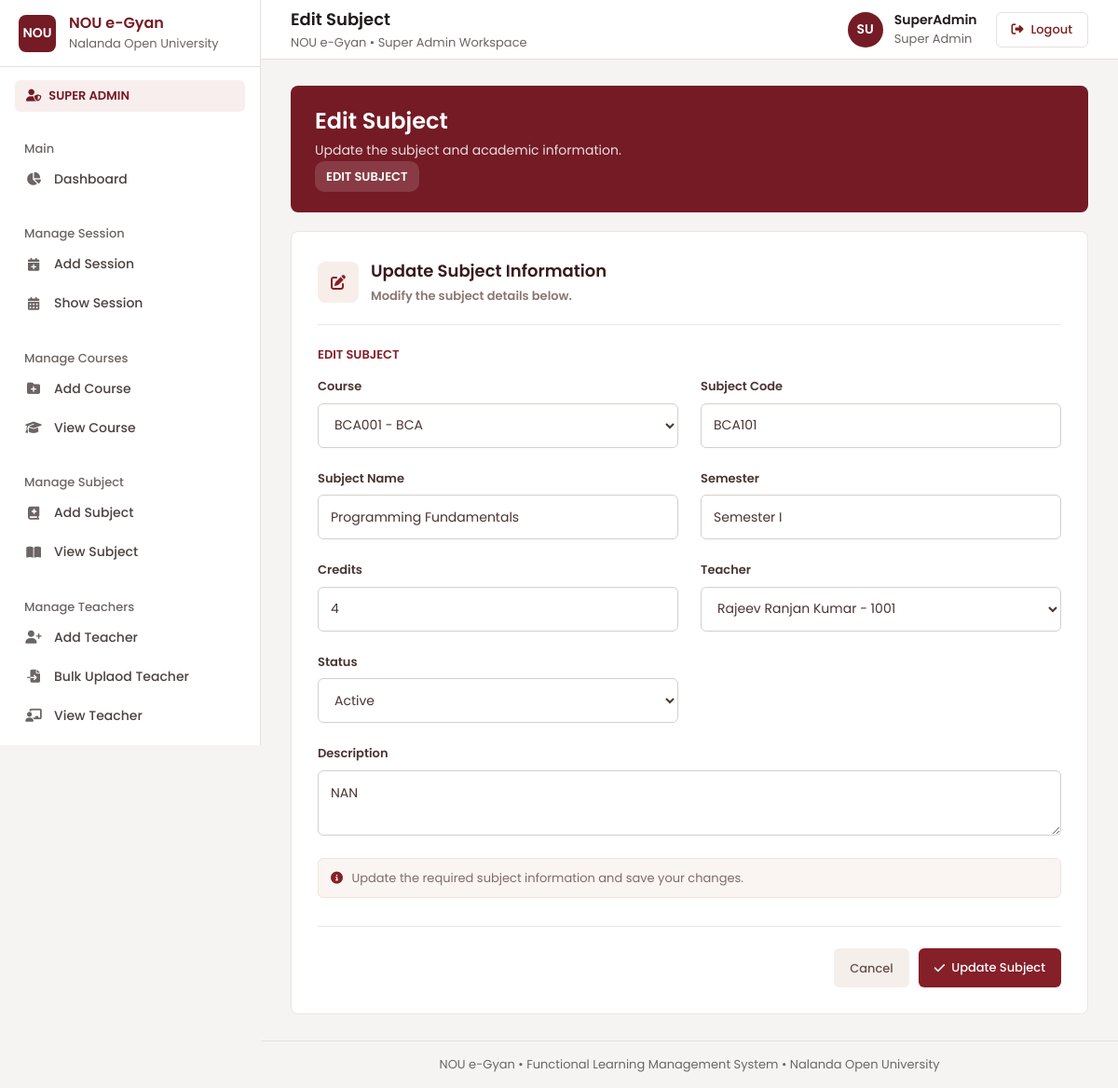
Page /editsubject/1 (signed in) on the committed database.
### myapp/models.py (models this page shows)
class tbl_subject(models.Model):
    id = models.IntegerField(primary_key=True, auto_created=True)
    course = models.CharField(max_length=200)
    subject_code = models.CharField(max_length=100)
    subject_name = models.CharField(max_length=200)
    semester = models.CharField(max_length=100)
    credits = models.IntegerField()
    teacher = models.CharField(max_length=200)
    status = models.CharField(max_length=100)
    description = models.TextField()
    Dor = models.DateTimeField()

class tbl_course(models.Model):
    id = models.IntegerField(primary_key=True, auto_created=True)
    session = models.CharField(max_length=100)
    course_code = models.CharField(max_length=100)
    course_name = models.CharField(max_length=200)
    level = models.CharField(max_length=100)
    duration = models.CharField(max_length=100)
    status = models.CharField(max_length=100)
    description = models.TextField()
    Dor = models.DateTimeField()

### myapp/views.py (the view, shortened to what this page needs)
# urls.py: path("editsubject/<int:id>",editsubject, name="editsubject"),
@cache_control(no_cache=True, must_revalidate=True, no_store=True)
@login_required
def editsubject(request, id):
    subject = get_object_or_404(tbl_subject, id=id)
    courses = tbl_course.objects.all()
    teachers = tbl_teacher.objects.all()
    return render(request,"superadmin/editsubject.html",{"subject": subject,"courses": courses,"teachers": teachers})

### myapp/templates/superadmin/editsubject.html (shortened to what this page needs)
{% extends 'superadmin/base.html' %}
{% block page_title %}Edit Subject{% endblock %}
{% block content %}
<div class="subject-page">
    <section class="subject-hero">
        <h1>Edit Subject</h1>
        <p>
            Update the subject and academic information.
        </p>
        <span class="session-tag">
            EDIT SUBJECT
        </span>
    </section>
    <section class="subject-card">
        <div class="card-head">
            <div class="card-icon">
                <i class="fa-solid fa-pen-to-square"></i>
            </div>
            <div class="card-title">
                <h2>Update Subject Information</h2>
                <p>
                    Modify the subject details below.
                </p>
            </div>
        </div>
        <div class="form-label-title">
            EDIT SUBJECT
        </div>
        <form method="POST">
            <div class="form-grid">
                <div class="field">
                    <label>Course</label>
                    <select name="course" required>
                        {% for course in courses %}
                        <option value="{{ course.course_name }}"
                        {% if subject.course == course.course_name  %}
                            selected
                        {% endif %}>
                        {{ course.course_code }} - {{ course.course_name }}
                        </option>
                        {% endfor %}
                    </select>
                </div>
                <div class="field">
                    <label>Subject Code</label>
                    <input
                        type="text"
                        name="subject_code"
                        value="{{ subject.subject_code }}"
                        required
                    >
                </div>
                <div class="field">
                    <label>Subject Name</label>
                    <input
                        type="text"
                        name="subject_name"
                        value="{{ subject.subject_name }}"
                        required
                    >
                </div>
                <div class="field">
                    <label>Semester</label>
                    <input
                        type="text"
                        name="semester"
                        value="{{ subject.semester }}"
                        placeholder="Semester I"
                        required
                    >
                </div>
                <div class="field">
                    <label>Credits</label>
                    <input
                        type="number"
                        name="credits"
                        value="{{ subject.credits }}"
                        min="1"
                        required
                    >
                </div>
                <div class="field">
                    <label>Teacher</label>
                    <select name="teacher">
                    {% for teacher in teachers %}
                    <option
                         value="{{ teacher.name }} - {{ teacher.employee_id }}"
                            >
                    {{ teacher.name }} - {{ teacher.employee_id }}
                    </option>
                {% endfor %}
                </select>
                </div>
                <div class="field">
                    <label>Status</label>
                    <select name="status" required>
                        <option
                            value="Active"
                            {% if subject.status == "Active" %}
                                selected
                            {% endif %}
                        >
                            Active
                        </option>
                    </select>
                </div>
                <div class="field full">
                    <label>Description</label>
                    <textarea
                        name="description"
                        placeholder="Enter subject description..."
                    >{{ subject.description }}</textarea>
                </div>
            </div>
            <div class="form-note">
                <i class="fa-solid fa-circle-info"></i>
                Update the required subject information and save
                your changes.
            </div>
            <div class="form-actions">
                <a
                    href="{% url 'viewsubject' %}"
                    class="btn cancel-btn"
                >
                    Cancel
                </a>
                <button
                    type="submit"
                    class="btn update-btn"
                >
                    <i class="fa-solid fa-check"></i>
                    Update Subject
                </button>
            </div>
        </form>
    </section>
</div>
{% endblock %}

### myapp/templates/superadmin/base.html (style rules this page uses)
* { margin: 0; padding: 0; box-sizing: border-box; }
html, body { width: 100%; min-height: 100%; }
body { font-family: "Poppins", sans-serif; background: #f4f6f9; color: #1e293b; }
a { text-decoration: none; }

### myapp/templates/partials/poppins.html (style rules this page uses)
:root { --font-poppins: "Poppins", system-ui, -apple-system, "Segoe UI", Roboto, sans-serif; --fw-light: 300; --fw-regular: 400; --fw-medium: 500; --fw-semibold: 600; --fw-bold: 700; --fw-extrabold: 800; }
html, body, button, input, select, textarea, optgroup, option, table, caption, th, td, h1, h2, h3, h4, h5, h6, p, a, span, div, label, ul, ol, li, dl, dt, dd, small, strong, b, em, legend, summary, figcaption, blockquote, section, header, footer, nav, main, aside, article, form, fieldset { font-family: var(--font-poppins); }
html { -webkit-text-size-adjust: 100%; text-size-adjust: 100%; }
body { font-weight: var(--fw-regular); -webkit-font-smoothing: antialiased; -moz-osx-font-smoothing: grayscale; text-rendering: optimizeLegibility; -webkit-tap-highlight-color: transparent; }

### myapp/templates/superadmin/editsubject.html (style rules this page uses)
.subject-page { max-width: 1200px; margin: 0 auto; }
.subject-hero { padding: 32px 35px; margin-bottom: 25px; border-radius: 10px; color: white; background: #661620; box-shadow: none; }
.subject-hero h1 { margin: 0; font-size: 28px; font-weight: 600; }
.subject-hero p { margin: 8px 0 18px; font-size: 13px; opacity: .85; }
.session-tag { display: inline-block; padding: 7px 12px; border-radius: 10px; font-size: 13px; font-weight: 600; background: rgba(255,255,255,.14); }
.subject-card { width: 100%; box-sizing: border-box; background: white; border: 1px solid #ece4df; border-radius: 10px; padding: 28px; box-shadow: none; }
.card-head { display: flex; align-items: center; gap: 13px; padding-bottom: 20px; margin-bottom: 22px; border-bottom: 1px solid #eee7e2; }
.card-icon { width: 44px; height: 44px; display: flex; align-items: center; justify-content: center; border-radius: 8px; background: #f8eee9; color: #851f28; font-size: 16px; }
.card-title h2 { margin: 0; font-size: 18px; color: #381b1b; }
.card-title p { margin: 4px 0 0; font-size: 13px; color: #8b7772; }
.form-label-title { margin-bottom: 15px; color: #851f28; font-size: 13px; font-weight: 600; letter-spacing: 0; }
.form-grid { width: 100%; display: grid; grid-template-columns: repeat(2, minmax(0, 1fr)); gap: 23px 24px; }
.field.full { grid-column: 1 / -1; }
.field label { display: block; margin-bottom: 8px; font-size: 13px; font-weight: 600; color: #493532; }
.field input, .field select, .field textarea { width: 100%; box-sizing: border-box; border: 1px solid #ded4cf; border-radius: 6px; background: #fff; padding: 0 13px; font-family: inherit; font-size: 13px; color: #493532; outline: none; }
.field input, .field select { height: 48px; }
.field textarea { min-height: 110px; padding: 13px; resize: vertical; }
.form-note { margin-top: 18px; padding: 11px 13px; border-radius: 6px; background: #faf5f2; border: 1px solid #eee3de; color: #806c66; font-size: 13px; }
.form-note i { margin-right: 6px; color: #851f28; }
.form-actions { display: flex; justify-content: flex-end; gap: 10px; margin-top: 30px; padding-top: 23px; border-top: 1px solid #eee7e2; }
.btn { height: 42px; padding: 0 17px; border: none; border-radius: 6px; font-size: 13px; font-weight: 600; cursor: pointer; text-decoration: none; display: inline-flex; align-items: center; justify-content: center; gap: 7px; }
.update-btn { background: #851f28; color: white; }
.cancel-btn { background: #f5efec; color: #684f49; }

### rows in the picture
tbl_subject: course "BCA001 - BCA", subject_code "BCA101", subject_name "Programming Fundamentals", semester "Semester I", credits "4", status "Active", description "NAN"

### other values in the picture
form field teacher "Rajeev Ranjan Kumar - 1001"
